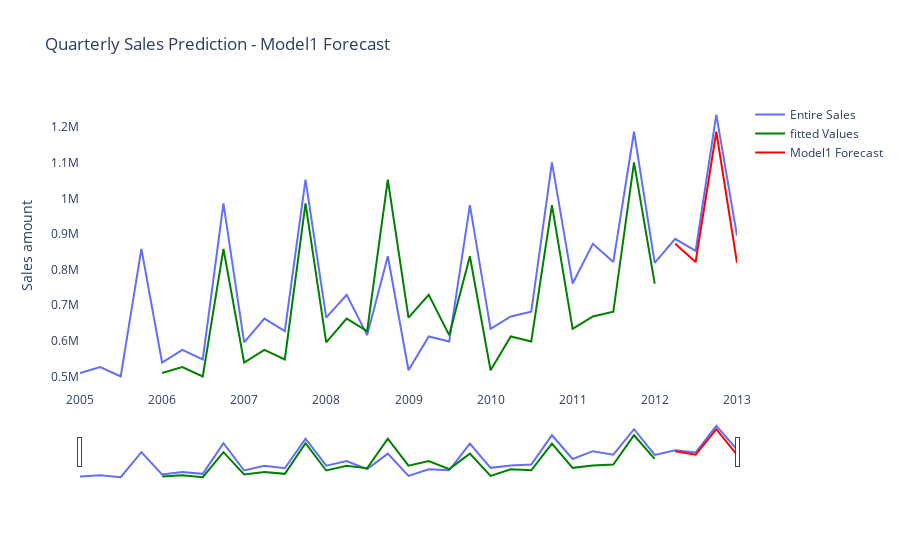

Write notebook code for a chart like this one.
### Code cell
# a. Create a graph of the entire series of sales and overlay the fitted values and the forecast on the testing set.

fig = go.Figure()

fig.add_trace(go.Scatter(
        x = df.index, 
        y = df['Sales'], # entire series of sales
        mode = 'lines',
        name = 'Entire Sales')
             )

fig.add_trace(go.Scatter(
                x = df.index, 
                y = df['M1'].loc[:'2012-01-01'], # fitted values
                mode = 'lines',
                name = 'fitted Values',
                marker_color = 'Green')
             )

fig.add_trace(go.Scatter(
               x = df.index[-4:], 
                y = df['M1'].loc['2012-04-01':], # forecast values
                mode = 'lines',
                name = 'Model1 Forecast',
                marker_color = 'red')
             )

fig.update_layout(title_text = 'Quarterly Sales Prediction - Model1 Forecast',
                  yaxis_title = 'Sales amount',
                  plot_bgcolor='rgba(0,0,0,0)')

fig.update_xaxes(rangeslider_visible = True)

fig.show()

### Figure 1 — Plotly figure (JSON) as saved in the notebook; plotly's stock layout.template omitted (floating-point values rounded to 4 significant figures)
{"data": [{"mode": "lines", "name": "Entire Sales", "type": "scatter", "x": ["2005-01-01T00:00:00", "2005-04-01T00:00:00", "2005-07-01T00:00:00", "2005-10-01T00:00:00", "2006-01-01T00:00:00", "2006-04-01T00:00:00", "2006-07-01T00:00:00", "2006-10-01T00:00:00", "2007-01-01T00:00:00", "2007-04-01T00:00:00", "2007-07-01T00:00:00", "2007-10-01T00:00:00", "2008-01-01T00:00:00", "2008-04-01T00:00:00", "2008-07-01T00:00:00", "2008-10-01T00:00:00", "2009-01-01T00:00:00", "2009-04-01T00:00:00", "2009-07-01T00:00:00", "2009-10-01T00:00:00", "2010-01-01T00:00:00", "2010-04-01T00:00:00", "2010-07-01T00:00:00", "2010-10-01T00:00:00", "2011-01-01T00:00:00", "2011-04-01T00:00:00", "2011-07-01T00:00:00", "2011-10-01T00:00:00", "2012-01-01T00:00:00", "2012-04-01T00:00:00", "2012-07-01T00:00:00", "2012-10-01T00:00:00", "2013-01-01T00:00:00"], "y": [509901, 526701, 500105, 858446, 539241, 574940, 547786, 986354, 595729, 662562, 627323, 1053157, 665480, 729634, 616152, 837593, 517615, 612493, 598212, 981384, 633586, 668760, 681729, 1101215, 761018, 872712, 821767, 1187440, 819170, 886569, 852741, 1235769, 895484]}, {"marker": {"color": "Green"}, "mode": "lines", "name": "fitted Values", "type": "scatter", "x": ["2005-01-01T00:00:00", "2005-04-01T00:00:00", "2005-07-01T00:00:00", "2005-10-01T00:00:00", "2006-01-01T00:00:00", "2006-04-01T00:00:00", "2006-07-01T00:00:00", "2006-10-01T00:00:00", "2007-01-01T00:00:00", "2007-04-01T00:00:00", "2007-07-01T00:00:00", "2007-10-01T00:00:00", "2008-01-01T00:00:00", "2008-04-01T00:00:00", "2008-07-01T00:00:00", "2008-10-01T00:00:00", "2009-01-01T00:00:00", "2009-04-01T00:00:00", "2009-07-01T00:00:00", "2009-10-01T00:00:00", "2010-01-01T00:00:00", "2010-04-01T00:00:00", "2010-07-01T00:00:00", "2010-10-01T00:00:00", "2011-01-01T00:00:00", "2011-04-01T00:00:00", "2011-07-01T00:00:00", "2011-10-01T00:00:00", "2012-01-01T00:00:00", "2012-04-01T00:00:00", "2012-07-01T00:00:00", "2012-10-01T00:00:00", "2013-01-01T00:00:00"], "y": [null, null, null, null, 509901, 526701, 500105, 858446, 539241, 574940, 547786, 986354, 595729, 662562, 627323, 1053157, 665480, 729634, 616152, 837593, 517615, 612493, 598212, 981384, 633586, 668760, 681729, 1101215, 761018]}, {"marker": {"color": "red"}, "mode": "lines", "name": "Model1 Forecast", "type": "scatter", "x": ["2012-04-01T00:00:00", "2012-07-01T00:00:00", "2012-10-01T00:00:00", "2013-01-01T00:00:00"], "y": [872712, 821767, 1187440, 819170]}], "layout": {"plot_bgcolor": "rgba(0,0,0,0)", "title": {"text": "Quarterly Sales Prediction - Model1 Forecast"}, "xaxis": {"rangeslider": {"visible": true}}, "yaxis": {"title": {"text": "Sales amount"}}}}
